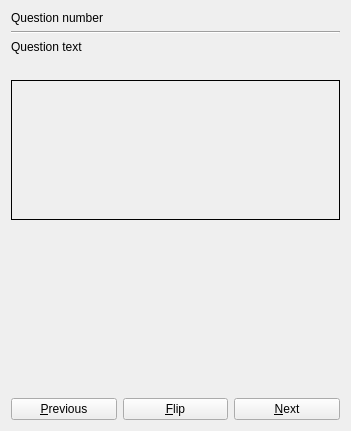
<?xml version="1.0" encoding="UTF-8"?>
<ui version="4.0">
 <class>VideoCollectionItem</class>
 <widget class="QWidget" name="VideoCollectionItem">
  <property name="geometry">
   <rect>
    <x>0</x>
    <y>0</y>
    <width>351</width>
    <height>431</height>
   </rect>
  </property>
  <property name="windowTitle">
   <string>Form</string>
  </property>
  <layout class="QVBoxLayout" name="verticalLayout">
   <item>
    <widget class="QLabel" name="m_lblQuestionNumber">
     <property name="text">
      <string>Question number</string>
     </property>
    </widget>
   </item>
   <item>
    <widget class="Line" name="line">
     <property name="orientation">
      <enum>Qt::Horizontal</enum>
     </property>
    </widget>
   </item>
   <item>
    <widget class="QLabel" name="m_lblQuestionText">
     <property name="text">
      <string>Question text</string>
     </property>
     <property name="wordWrap">
      <bool>true</bool>
     </property>
    </widget>
   </item>
   <item>
    <widget class="QLabel" name="m_lblDummy">
     <property name="enabled">
      <bool>true</bool>
     </property>
     <property name="text">
      <string/>
     </property>
    </widget>
   </item>
   <item>
    <widget class="QStackedWidget" name="m_flipper">
     <property name="currentIndex">
      <number>0</number>
     </property>
     <widget class="QWidget" name="m_pagePicture">
      <layout class="QVBoxLayout" name="verticalLayout_2">
       <property name="leftMargin">
        <number>0</number>
       </property>
       <property name="topMargin">
        <number>0</number>
       </property>
       <property name="rightMargin">
        <number>0</number>
       </property>
       <property name="bottomMargin">
        <number>0</number>
       </property>
       <item>
        <widget class="QLabel" name="m_lblPicture">
         <property name="frameShape">
          <enum>QFrame::Box</enum>
         </property>
         <property name="text">
          <string/>
         </property>
         <property name="alignment">
          <set>Qt::AlignHCenter|Qt::AlignTop</set>
         </property>
        </widget>
       </item>
      </layout>
     </widget>
     <widget class="QWidget" name="m_pageAnswer">
      <layout class="QVBoxLayout" name="verticalLayout_3">
       <property name="leftMargin">
        <number>0</number>
       </property>
       <property name="topMargin">
        <number>0</number>
       </property>
       <property name="rightMargin">
        <number>0</number>
       </property>
       <property name="bottomMargin">
        <number>0</number>
       </property>
       <item>
        <widget class="QLabel" name="m_lblAnswer">
         <property name="frameShape">
          <enum>QFrame::Box</enum>
         </property>
         <property name="text">
          <string/>
         </property>
         <property name="alignment">
          <set>Qt::AlignCenter</set>
         </property>
         <property name="wordWrap">
          <bool>true</bool>
         </property>
        </widget>
       </item>
      </layout>
     </widget>
    </widget>
   </item>
   <item>
    <spacer name="verticalSpacer">
     <property name="orientation">
      <enum>Qt::Vertical</enum>
     </property>
     <property name="sizeHint" stdset="0">
      <size>
       <width>17</width>
       <height>152</height>
      </size>
     </property>
    </spacer>
   </item>
   <item>
    <widget class="QLabel" name="m_lblHint">
     <property name="text">
      <string/>
     </property>
     <property name="alignment">
      <set>Qt::AlignCenter</set>
     </property>
     <property name="wordWrap">
      <bool>true</bool>
     </property>
    </widget>
   </item>
   <item>
    <layout class="QHBoxLayout" name="horizontalLayout_3">
     <item>
      <widget class="QPushButton" name="m_btnPrevious">
       <property name="text">
        <string>&amp;Previous</string>
       </property>
      </widget>
     </item>
     <item>
      <widget class="QPushButton" name="m_btnFlip">
       <property name="text">
        <string>&amp;Flip</string>
       </property>
      </widget>
     </item>
     <item>
      <widget class="QPushButton" name="m_btnNext">
       <property name="text">
        <string>&amp;Next</string>
       </property>
      </widget>
     </item>
    </layout>
   </item>
  </layout>
 </widget>
 <resources/>
 <connections/>
</ui>
